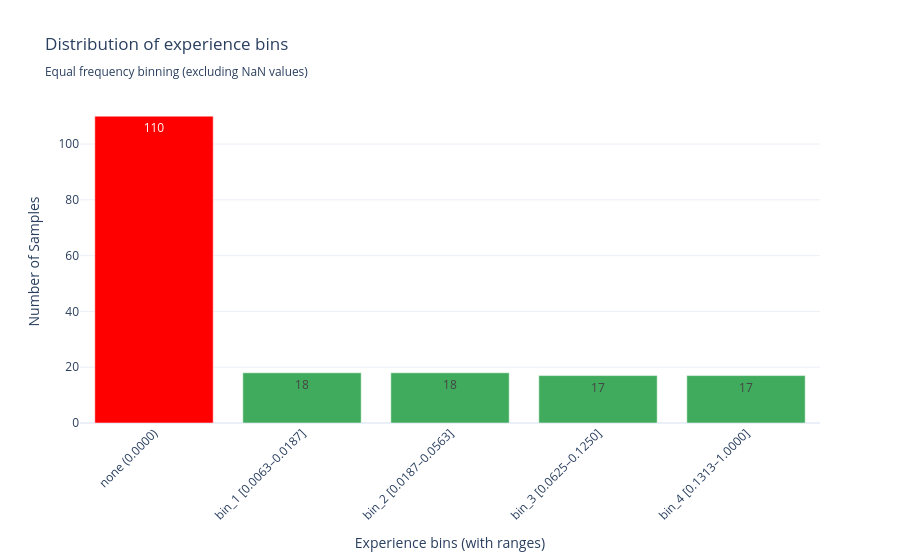

The notebook cell saved with this chart:
### Code cell
bin_counts = df["experience_bin"].value_counts()
bin_order = ["none", "bin_1", "bin_2", "bin_3", "bin_4", "missing"]
ordered_bins = [b for b in bin_order if b in bin_counts.index]
ordered_counts = [int(bin_counts[b]) for b in ordered_bins]
ordered_colors = ["red" if x == "none" else "gray" if x == "missing" else px.colors.sequential.Greens[5] for x in ordered_bins]

x_labels = []
for b in ordered_bins:
    if b == "none":
        x_labels.append("none\n(0.0000)")
    elif b == "missing":
        x_labels.append("missing")
    else:
        r = experience_bin_ranges.get(b, {})
        x_labels.append(f"{b}\n[{r.get('min', np.nan):.4f}–{r.get('max', np.nan):.4f}]")

fig_bins = go.Figure()
fig_bins.add_trace(go.Bar(x=x_labels, y=ordered_counts, text=ordered_counts, textposition="auto", marker_color=ordered_colors))
fig_bins.update_layout(
    title="Distribution of experience bins<br><sub>Equal frequency binning (excluding NaN values)</sub>",
    xaxis_title="Experience bins (with ranges)",
    yaxis_title="Number of Samples",
    showlegend=False,
    xaxis_tickangle=-45,  # Rotate labels for better readability
)
fig_bins.show()

# Save
fig_bins.write_html(images_path / "experience_bins.html")
fig_bins.write_image(images_path / "experience_bins.png", width=800, height=500, scale=3)
print("Saved experience_bins.html and .png")

### Figure 1 — Plotly figure (JSON) as saved in the notebook; plotly's stock layout.template omitted (floating-point values rounded to 4 significant figures)
{"data": [{"marker": {"color": ["red", "rgb(65,171,93)", "rgb(65,171,93)", "rgb(65,171,93)", "rgb(65,171,93)"]}, "text": ["110", "18", "18", "17", "17"], "textposition": "auto", "type": "bar", "x": ["none\n(0.0000)", "bin_1\n[0.0063–0.0187]", "bin_2\n[0.0187–0.0563]", "bin_3\n[0.0625–0.1250]", "bin_4\n[0.1313–1.0000]"], "y": [110, 18, 18, 17, 17]}], "layout": {"showlegend": false, "title": {"text": "Distribution of experience bins<br><sub>Equal frequency binning (excluding NaN values)</sub>"}, "xaxis": {"tickangle": -45, "title": {"text": "Experience bins (with ranges)"}}, "yaxis": {"title": {"text": "Number of Samples"}}}}
